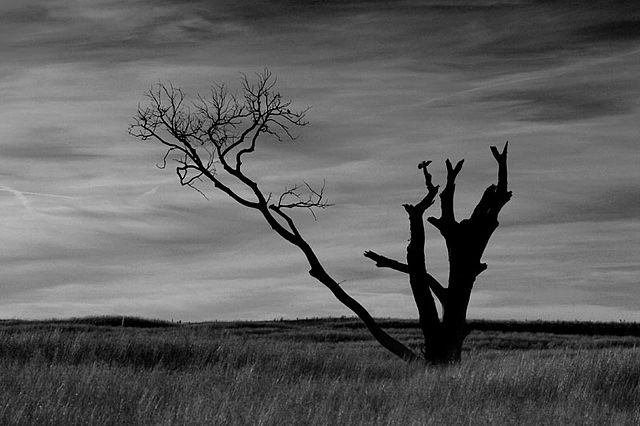
#> input picture Image_Processing/TUẦN 4 - PHÂN VÙNG ẢNH/PhanVungAnh/Threshold/test.jpg, 640 x 426 px, found by its file name
$ python GlobalxAdaptive.py
#> lines starting #> are read from the running program, lines starting #| are printed output that depends on the picture; after the words box and inside, x2 and y2 are one past the last pixel; in counts of white or black regions, pixels touching at a corner belong together
#> in main, input_image is the input picture: shape (426, 640, 3); min 0, max 234, mean 94.8
import cv2
import numpy as np
import matplotlib.pyplot as plt

def global_threshold(image):
    # Chuyển ảnh sang ảnh thang độ xám
    gray_image = cv2.cvtColor(image, cv2.COLOR_BGR2GRAY)

    # Áp dụng phân ngưỡng toàn cục
    _, binary_global = cv2.threshold(gray_image, 0, 255, cv2.THRESH_BINARY + cv2.THRESH_OTSU)
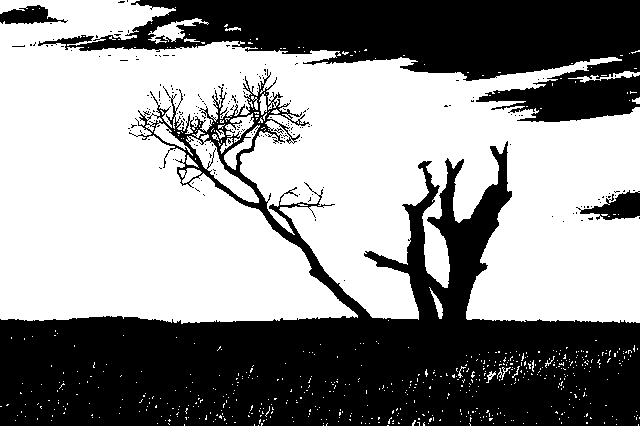
#> binary_global: shape (426, 640); 56.4% white; 208 black regions (203 under 20 px), largest, box (x1, y1, x2, y2) and area: (0, 69, 640, 426) 81044, (38, 0, 640, 122) 35516, (576, 190, 640, 220) 964, (0, 5, 68, 24) 735, (274, 128, 284, 134) 20

    return binary_global

def adaptive_threshold(image, block_size=11, constant=2):
    # Chuyển ảnh sang ảnh thang độ xám
#> called with block_size = 11, constant = 2
    gray_image = cv2.cvtColor(image, cv2.COLOR_BGR2GRAY)

    # Áp dụng phân ngưỡng thích nghi
    binary_adaptive = cv2.adaptiveThreshold(gray_image, 255, cv2.ADAPTIVE_THRESH_MEAN_C, cv2.THRESH_BINARY, block_size, constant)
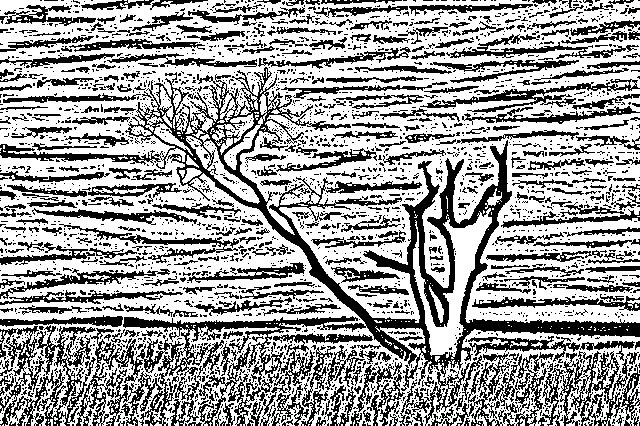
#> binary_adaptive: shape (426, 640); 62.4% white; 2572 black regions (2188 under 20 px), largest, box (x1, y1, x2, y2) and area: (0, 67, 640, 426) 26040, (0, 325, 96, 426) 3643, (542, 351, 639, 426) 2532

    return binary_adaptive

def main():
    # Đọc ảnh đầu vào
    input_image = cv2.imread('PhanVungAnh/Threshold/test.jpg')

    # Phân vùng ảnh sử dụng ngưỡng toàn cục
    binary_global = global_threshold(input_image)

    # Phân vùng ảnh sử dụng ngưỡng thích nghi tối ưu
    binary_adaptive = adaptive_threshold(input_image)

    # Hiển thị ảnh gốc và ảnh đã phân vùng
    plt.figure(figsize=(15, 5))

    plt.subplot(1, 3, 1)
    plt.imshow(cv2.cvtColor(input_image, cv2.COLOR_BGR2RGB))
    plt.title('Original Image')
    plt.axis('off')

    plt.subplot(1, 3, 2)
    plt.imshow(binary_global, cmap='gray')
    plt.title('Global Thresholding')
    plt.axis('off')

    plt.subplot(1, 3, 3)
    plt.imshow(binary_adaptive, cmap='gray')
    plt.title('Adaptive Thresholding')
    plt.axis('off')

    plt.show()
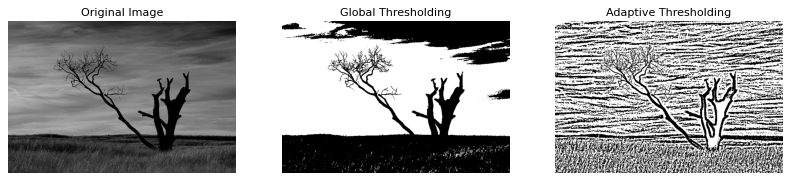
#> figure drawn by matplotlib, 3 panels

if __name__ == "__main__":
    main()
